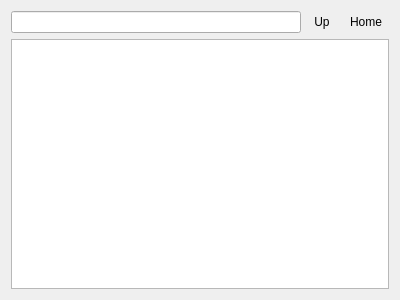
<?xml version="1.0" encoding="UTF-8"?>
<ui version="4.0">
 <class>NavigationWidget</class>
 <widget class="QWidget" name="NavigationWidget">
  <property name="geometry">
   <rect>
    <x>0</x>
    <y>0</y>
    <width>400</width>
    <height>300</height>
   </rect>
  </property>
  <property name="windowTitle">
   <string>Form</string>
  </property>
  <layout class="QVBoxLayout" name="verticalLayout">
   <item>
    <layout class="QHBoxLayout" name="horizontalLayout">
     <item>
      <widget class="QLineEdit" name="ui_path_edit"/>
     </item>
     <item>
      <widget class="QToolButton" name="ui_goup_btn">
       <property name="text">
        <string>Up</string>
       </property>
       <property name="autoRaise">
        <bool>true</bool>
       </property>
      </widget>
     </item>
     <item>
      <widget class="QToolButton" name="ui_gohome_btn">
       <property name="text">
        <string>Home</string>
       </property>
       <property name="autoRaise">
        <bool>true</bool>
       </property>
      </widget>
     </item>
    </layout>
   </item>
   <item>
    <widget class="QTreeView" name="ui_contents_treev">
     <property name="alternatingRowColors">
      <bool>true</bool>
     </property>
     <property name="rootIsDecorated">
      <bool>false</bool>
     </property>
     <property name="itemsExpandable">
      <bool>false</bool>
     </property>
    </widget>
   </item>
  </layout>
 </widget>
 <resources/>
 <connections/>
</ui>
